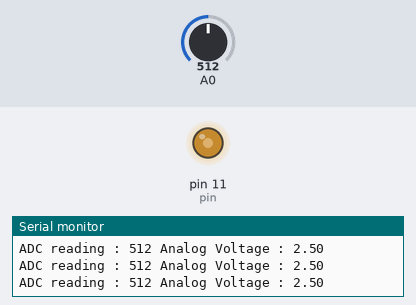
The sketch below on a simulated Arduino Uno, built with avr-gcc and run on an emulated ATmega328P. On the bench: output pins drawn as LEDs (lit = HIGH), the last lines printed to the serial monitor. Dashed ring = blinking. The inputs (shaded band) are chosen by the test bench; at power-on: A0 = 512.

Above: at 1.2 s.
1.3 s: A0 set to 810
At 1.45 s:
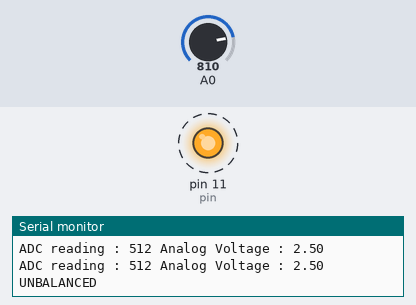
4.3 s: A0 set to 793
5.8 s: A0 set to 716
At 6.5 s:
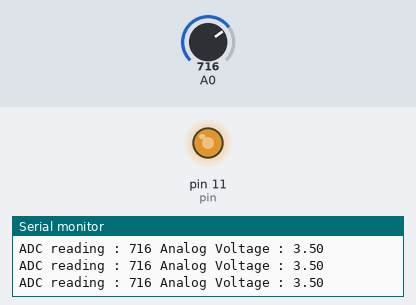
7.3 s: A0 set to 900
At 7.53 s:
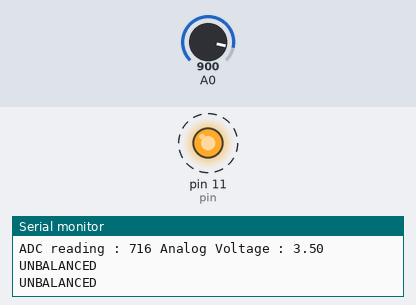
Timing chart, 0 to 11.3 s (numbered marks = the images above; inputs shaded):
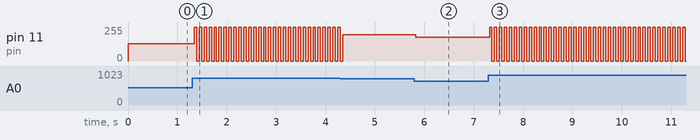

The sketch:

DeadzoneAlarm.ino
```cpp
void setup() {
  Serial.begin(9600);
}

void loop() {
  // read analog pin 0:
  const byte pin = 11;
  int sensorValue = analogRead(A0);
  float voltage = sensorValue * (5.0 / 1023.0);
 if ((sensorValue < 200) || (sensorValue > 800)) {
  digitalWrite(pin, HIGH);
  delay(50);
  digitalWrite(pin, LOW);
  delay(50);

  Serial.println("UNBALANCED");
 }

 else {
  int brightness = (sensorValue / 4);

  analogWrite(pin, brightness);

  Serial.print("ADC reading : ");
  Serial.print(sensorValue);
  Serial.print(" Analog Voltage : ");
  Serial.println(voltage);
  delay(1);
 }
}
```

Measured:
- after the input at 1.3 s, pin 11 (pin): alternates 255/255 for 0.05 s and 0/255 for 0.05 s, starting at once
- after the input at 5.8 s, pin 11 (pin): 198/255 → 179/255 at once
- after the input at 7.3 s, pin 11 (pin): alternates 255/255 for 0.05 s and 0/255 for 0.05 s, starting at once
